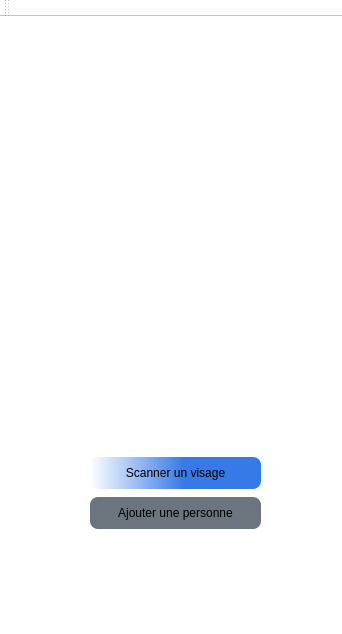
<?xml version="1.0" encoding="UTF-8"?>
<ui version="4.0">
 <class>QT_FaceRecognizerClass</class>
 <widget class="QMainWindow" name="QT_FaceRecognizerClass">
  <property name="geometry">
   <rect>
    <x>0</x>
    <y>0</y>
    <width>342</width>
    <height>634</height>
   </rect>
  </property>
  <property name="windowTitle">
   <string>QT_FaceRecognizer</string>
  </property>
  <property name="styleSheet">
   <string notr="true">background-color: rgb(255, 255, 255);</string>
  </property>
  <widget class="QWidget" name="centralWidget">
   <widget class="QPushButton" name="pushButton">
    <property name="geometry">
     <rect>
      <x>90</x>
      <y>440</y>
      <width>171</width>
      <height>32</height>
     </rect>
    </property>
    <property name="styleSheet">
     <string notr="true">background-color: qlineargradient(spread:pad, x1:0, y1:0, x2:1, y2:0, stop:0 rgba(255, 255, 255,255), stop:0.55 rgba(55,122, 231), stop:1 rgba(55, 122, 231));

border-radius: 8px;</string>
    </property>
    <property name="text">
     <string>Scanner un visage</string>
    </property>
   </widget>
   <widget class="QPushButton" name="pushButton_2">
    <property name="geometry">
     <rect>
      <x>90</x>
      <y>480</y>
      <width>171</width>
      <height>32</height>
     </rect>
    </property>
    <property name="styleSheet">
     <string notr="true">background-color: rgb(108, 117, 125);

border-radius: 8px</string>
    </property>
    <property name="text">
     <string>Ajouter une personne</string>
    </property>
   </widget>
  </widget>
  <widget class="QMenuBar" name="menuBar">
   <property name="geometry">
    <rect>
     <x>0</x>
     <y>0</y>
     <width>342</width>
     <height>22</height>
    </rect>
   </property>
  </widget>
  <widget class="QToolBar" name="mainToolBar">
   <attribute name="toolBarArea">
    <enum>TopToolBarArea</enum>
   </attribute>
   <attribute name="toolBarBreak">
    <bool>false</bool>
   </attribute>
  </widget>
  <widget class="QStatusBar" name="statusBar"/>
 </widget>
 <layoutdefault spacing="6" margin="11"/>
 <resources/>
 <connections/>
 <slots>
  <slot>monSlot()</slot>
 </slots>
</ui>
